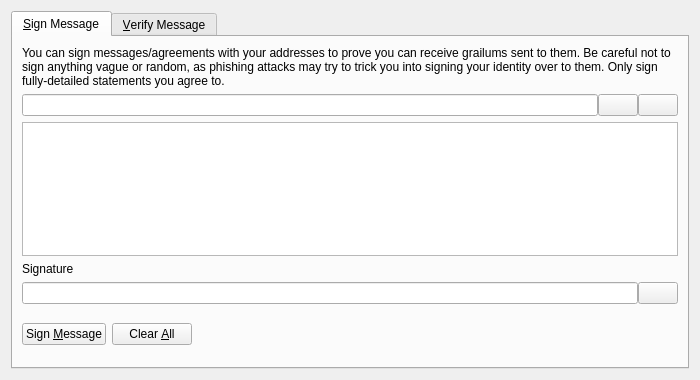
<?xml version="1.0" encoding="UTF-8"?>
<ui version="4.0">
 <class>SignVerifyMessageDialog</class>
 <widget class="QDialog" name="SignVerifyMessageDialog">
  <property name="geometry">
   <rect>
    <x>0</x>
    <y>0</y>
    <width>700</width>
    <height>380</height>
   </rect>
  </property>
  <property name="windowTitle">
   <string>Signatures - Sign / Verify a Message</string>
  </property>
  <property name="modal">
   <bool>true</bool>
  </property>
  <layout class="QVBoxLayout" name="verticalLayout">
   <item>
    <widget class="QTabWidget" name="tabWidget">
     <property name="currentIndex">
      <number>0</number>
     </property>
     <widget class="QWidget" name="tabSignMessage">
      <attribute name="title">
       <string>&amp;Sign Message</string>
      </attribute>
      <layout class="QVBoxLayout" name="verticalLayout_SM">
       <item>
        <widget class="QLabel" name="infoLabel_SM">
         <property name="text">
          <string>You can sign messages/agreements with your addresses to prove you can receive grailums sent to them. Be careful not to sign anything vague or random, as phishing attacks may try to trick you into signing your identity over to them. Only sign fully-detailed statements you agree to.</string>
         </property>
         <property name="textFormat">
          <enum>Qt::PlainText</enum>
         </property>
         <property name="wordWrap">
          <bool>true</bool>
         </property>
        </widget>
       </item>
       <item>
        <layout class="QHBoxLayout" name="horizontalLayout_1_SM">
         <property name="spacing">
          <number>0</number>
         </property>
         <item>
          <widget class="QValidatedLineEdit" name="addressIn_SM">
           <property name="toolTip">
            <string>The Grailum address to sign the message with</string>
           </property>
          </widget>
         </item>
         <item>
          <widget class="QPushButton" name="addressBookButton_SM">
           <property name="toolTip">
            <string>Choose previously used address</string>
           </property>
           <property name="text">
            <string/>
           </property>
           <property name="icon">
            <iconset resource="../grailum.qrc">
             <normaloff>:/icons/address-book</normaloff>:/icons/address-book</iconset>
           </property>
           <property name="shortcut">
            <string>Alt+A</string>
           </property>
           <property name="autoDefault">
            <bool>false</bool>
           </property>
          </widget>
         </item>
         <item>
          <widget class="QPushButton" name="pasteButton_SM">
           <property name="toolTip">
            <string>Paste address from clipboard</string>
           </property>
           <property name="text">
            <string/>
           </property>
           <property name="icon">
            <iconset resource="../grailum.qrc">
             <normaloff>:/icons/editpaste</normaloff>:/icons/editpaste</iconset>
           </property>
           <property name="shortcut">
            <string>Alt+P</string>
           </property>
           <property name="autoDefault">
            <bool>false</bool>
           </property>
          </widget>
         </item>
        </layout>
       </item>
       <item>
        <widget class="QPlainTextEdit" name="messageIn_SM">
         <property name="toolTip">
          <string>Enter the message you want to sign here</string>
         </property>
        </widget>
       </item>
       <item>
        <widget class="QLabel" name="signatureLabel_SM">
         <property name="text">
          <string>Signature</string>
         </property>
         <property name="textFormat">
          <enum>Qt::PlainText</enum>
         </property>
        </widget>
       </item>
       <item>
        <layout class="QHBoxLayout" name="horizontalLayout_2_SM">
         <property name="spacing">
          <number>0</number>
         </property>
         <item>
          <widget class="QLineEdit" name="signatureOut_SM">
           <property name="font">
            <font>
             <italic>true</italic>
            </font>
           </property>
           <property name="readOnly">
            <bool>true</bool>
           </property>
          </widget>
         </item>
         <item>
          <widget class="QPushButton" name="copySignatureButton_SM">
           <property name="toolTip">
            <string>Copy the current signature to the system clipboard</string>
           </property>
           <property name="text">
            <string/>
           </property>
           <property name="icon">
            <iconset resource="../grailum.qrc">
             <normaloff>:/icons/editcopy</normaloff>:/icons/editcopy</iconset>
           </property>
           <property name="autoDefault">
            <bool>false</bool>
           </property>
          </widget>
         </item>
        </layout>
       </item>
       <item>
        <layout class="QHBoxLayout" name="horizontalLayout_3_SM">
         <item>
          <widget class="QPushButton" name="signMessageButton_SM">
           <property name="toolTip">
            <string>Sign the message to prove you own this Grailum address</string>
           </property>
           <property name="text">
            <string>Sign &amp;Message</string>
           </property>
           <property name="icon">
            <iconset resource="../grailum.qrc">
             <normaloff>:/icons/edit</normaloff>:/icons/edit</iconset>
           </property>
           <property name="autoDefault">
            <bool>false</bool>
           </property>
          </widget>
         </item>
         <item>
          <widget class="QPushButton" name="clearButton_SM">
           <property name="toolTip">
            <string>Reset all sign message fields</string>
           </property>
           <property name="text">
            <string>Clear &amp;All</string>
           </property>
           <property name="icon">
            <iconset resource="../grailum.qrc">
             <normaloff>:/icons/remove</normaloff>:/icons/remove</iconset>
           </property>
           <property name="autoDefault">
            <bool>false</bool>
           </property>
          </widget>
         </item>
         <item>
          <spacer name="horizontalSpacer_1_SM">
           <property name="orientation">
            <enum>Qt::Horizontal</enum>
           </property>
           <property name="sizeHint" stdset="0">
            <size>
             <width>40</width>
             <height>48</height>
            </size>
           </property>
          </spacer>
         </item>
         <item>
          <widget class="QLabel" name="statusLabel_SM">
           <property name="font">
            <font>
             <weight>75</weight>
             <bold>true</bold>
            </font>
           </property>
           <property name="text">
            <string/>
           </property>
           <property name="wordWrap">
            <bool>true</bool>
           </property>
          </widget>
         </item>
         <item>
          <spacer name="horizontalSpacer_2_SM">
           <property name="orientation">
            <enum>Qt::Horizontal</enum>
           </property>
           <property name="sizeHint" stdset="0">
            <size>
             <width>40</width>
             <height>48</height>
            </size>
           </property>
          </spacer>
         </item>
        </layout>
       </item>
      </layout>
     </widget>
     <widget class="QWidget" name="tabVerifyMessage">
      <attribute name="title">
       <string>&amp;Verify Message</string>
      </attribute>
      <layout class="QVBoxLayout" name="verticalLayout_VM">
       <item>
        <widget class="QLabel" name="infoLabel_VM">
         <property name="text">
          <string>Enter the receiver's address, message (ensure you copy line breaks, spaces, tabs, etc. exactly) and signature below to verify the message. Be careful not to read more into the signature than what is in the signed message itself, to avoid being tricked by a man-in-the-middle attack. Note that this only proves the signing party receives with the address, it cannot prove sendership of any transaction!</string>
         </property>
         <property name="textFormat">
          <enum>Qt::PlainText</enum>
         </property>
         <property name="alignment">
          <set>Qt::AlignLeading|Qt::AlignLeft|Qt::AlignTop</set>
         </property>
         <property name="wordWrap">
          <bool>true</bool>
         </property>
        </widget>
       </item>
       <item>
        <layout class="QHBoxLayout" name="horizontalLayout_1_VM">
         <property name="spacing">
          <number>0</number>
         </property>
         <item>
          <widget class="QValidatedLineEdit" name="addressIn_VM">
           <property name="toolTip">
            <string>The Grailum address the message was signed with</string>
           </property>
          </widget>
         </item>
         <item>
          <widget class="QPushButton" name="addressBookButton_VM">
           <property name="toolTip">
            <string>Choose previously used address</string>
           </property>
           <property name="text">
            <string/>
           </property>
           <property name="icon">
            <iconset resource="../grailum.qrc">
             <normaloff>:/icons/address-book</normaloff>:/icons/address-book</iconset>
           </property>
           <property name="shortcut">
            <string>Alt+A</string>
           </property>
           <property name="autoDefault">
            <bool>false</bool>
           </property>
          </widget>
         </item>
        </layout>
       </item>
       <item>
        <widget class="QPlainTextEdit" name="messageIn_VM"/>
       </item>
       <item>
        <widget class="QValidatedLineEdit" name="signatureIn_VM"/>
       </item>
       <item>
        <layout class="QHBoxLayout" name="horizontalLayout_2_VM">
         <item>
          <widget class="QPushButton" name="verifyMessageButton_VM">
           <property name="toolTip">
            <string>Verify the message to ensure it was signed with the specified Grailum address</string>
           </property>
           <property name="text">
            <string>Verify &amp;Message</string>
           </property>
           <property name="icon">
            <iconset resource="../grailum.qrc">
             <normaloff>:/icons/transaction_0</normaloff>:/icons/transaction_0</iconset>
           </property>
           <property name="autoDefault">
            <bool>false</bool>
           </property>
          </widget>
         </item>
         <item>
          <widget class="QPushButton" name="clearButton_VM">
           <property name="toolTip">
            <string>Reset all verify message fields</string>
           </property>
           <property name="text">
            <string>Clear &amp;All</string>
           </property>
           <property name="icon">
            <iconset resource="../grailum.qrc">
             <normaloff>:/icons/remove</normaloff>:/icons/remove</iconset>
           </property>
           <property name="autoDefault">
            <bool>false</bool>
           </property>
          </widget>
         </item>
         <item>
          <spacer name="horizontalSpacer_1_VM">
           <property name="orientation">
            <enum>Qt::Horizontal</enum>
           </property>
           <property name="sizeHint" stdset="0">
            <size>
             <width>40</width>
             <height>48</height>
            </size>
           </property>
          </spacer>
         </item>
         <item>
          <widget class="QLabel" name="statusLabel_VM">
           <property name="font">
            <font>
             <weight>75</weight>
             <bold>true</bold>
            </font>
           </property>
           <property name="text">
            <string/>
           </property>
           <property name="wordWrap">
            <bool>true</bool>
           </property>
          </widget>
         </item>
         <item>
          <spacer name="horizontalSpacer_2_VM">
           <property name="orientation">
            <enum>Qt::Horizontal</enum>
           </property>
           <property name="sizeHint" stdset="0">
            <size>
             <width>40</width>
             <height>48</height>
            </size>
           </property>
          </spacer>
         </item>
        </layout>
       </item>
      </layout>
     </widget>
    </widget>
   </item>
  </layout>
 </widget>
 <customwidgets>
  <customwidget>
   <class>QValidatedLineEdit</class>
   <extends>QLineEdit</extends>
   <header>qt/qvalidatedlineedit.h</header>
  </customwidget>
 </customwidgets>
 <resources>
  <include location="../grailum.qrc"/>
 </resources>
 <connections/>
</ui>
